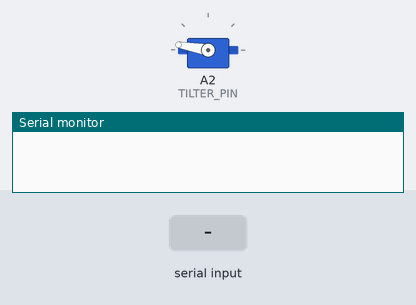
This program was run on a simulated Teensy 3. Shown: servo, the last lines printed to the serial monitor. Inputs (shaded band) come from the test bench.

Above: at 1.2 s.
1.3 s: "b90\n" received over Serial
At 2.3 s:
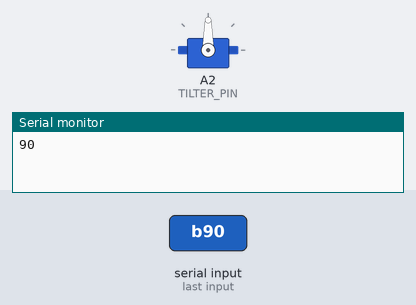
2.8 s: "b,45\n" received over Serial
At 3.5 s:
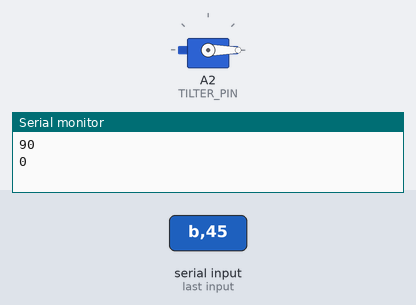
4.3 s: "a90\n" received over Serial
At 4.6 s:
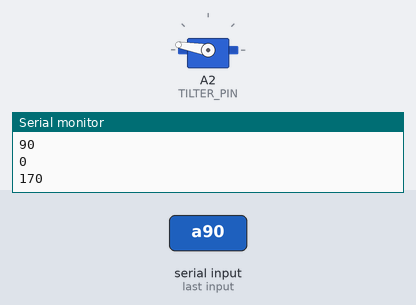
5.8 s: "b\n" received over Serial
At 7.0 s:
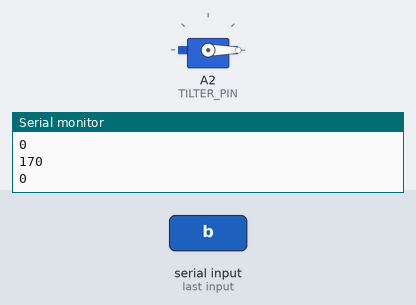
Timing chart, 0 to 8.3 s (numbered marks = the images above; inputs shaded):
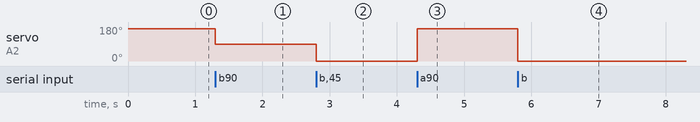

Measured:
- after the input at 1.3 s, servo on A2 (TILTER_PIN): 170° → 90° at once
- after the input at 2.8 s, servo on A2 (TILTER_PIN): 90° → 0° at once
- after the input at 4.3 s, servo on A2 (TILTER_PIN): 0° → 170° at once
- after the input at 5.8 s, servo on A2 (TILTER_PIN): 170° → 0° at once

The program:

main.cpp
```cpp
#include <Arduino.h>
#include <Servo.h>

#define COMM_SERIAL Serial

Servo tilter_servo;
#define TILTER_PIN 16

#define TILTER_DOWN 10
#define TILTER_UP 170
int tilter_pos = 0;


void setup()
{
    COMM_SERIAL.begin(9600);
    tilter_servo.attach(TILTER_PIN);
    tilter_servo.write(TILTER_UP);
}


void loop()
{
    if (COMM_SERIAL.available()) {
        String command = COMM_SERIAL.readStringUntil('\n');

        // if (command.length() == 0) {
        //     return;
        // }
        char c = command.charAt(0);
        if (c == 'a') {
            if (tilter_pos == TILTER_UP) {
                tilter_pos = TILTER_DOWN;
            }
            else {
                tilter_pos = TILTER_UP;
            }
            tilter_servo.write(tilter_pos);
        }
        else if (c == 'b') {
            tilter_pos = command.substring(1).toInt();
            tilter_servo.write(tilter_pos);
        }
        Serial.println(tilter_pos);
    }
}
```
